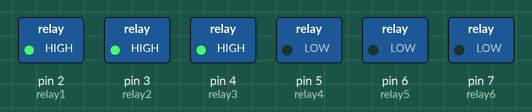
Simulated run of this sketch. Board: Arduino Uno, built with avr-gcc and run on an emulated ATmega328P. Shown: switched loads named in the sketch (green lamp = pin HIGH).

Above: at 2.0 s.
At 6.0 s:
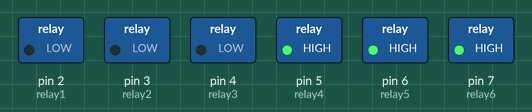
Timing chart, 0 to 10.4 s (numbered marks = the images above):
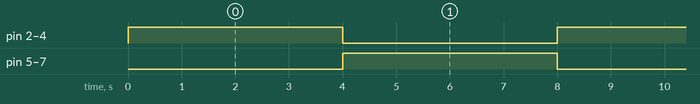

Measured:
- by itself, pin 2 (relay1), pin 3 (relay2), pin 4 (relay3), pin 5 (relay4), pin 6 (relay5), pin 7 (relay6): alternates HIGH for 4.0 s and LOW for 4.0 s

The sketch:

relayTester.ino
```cpp
const int relay1 = 2;
const int relay2 = 3;
const int relay3 = 4;
const int relay4 = 5;
const int relay5 = 6;
const int relay6 = 7;

void setup() {
  pinMode(relay1, OUTPUT);
  pinMode(relay2, OUTPUT);
  pinMode(relay3, OUTPUT);
  pinMode(relay4, OUTPUT);
  pinMode(relay5, OUTPUT);
  pinMode(relay6, OUTPUT);
}

void loop() {
    digitalWrite(relay1, HIGH);
    digitalWrite(relay2, HIGH);
    digitalWrite(relay3, HIGH);
    digitalWrite(relay4, LOW);
    digitalWrite(relay5, LOW);
    digitalWrite(relay6, LOW);

    delay(4000);

    digitalWrite(relay6, HIGH);
    digitalWrite(relay5, HIGH);
    digitalWrite(relay4, HIGH);
    digitalWrite(relay3, LOW);
    digitalWrite(relay2, LOW);
    digitalWrite(relay1, LOW);

    delay(4000);
}
```
